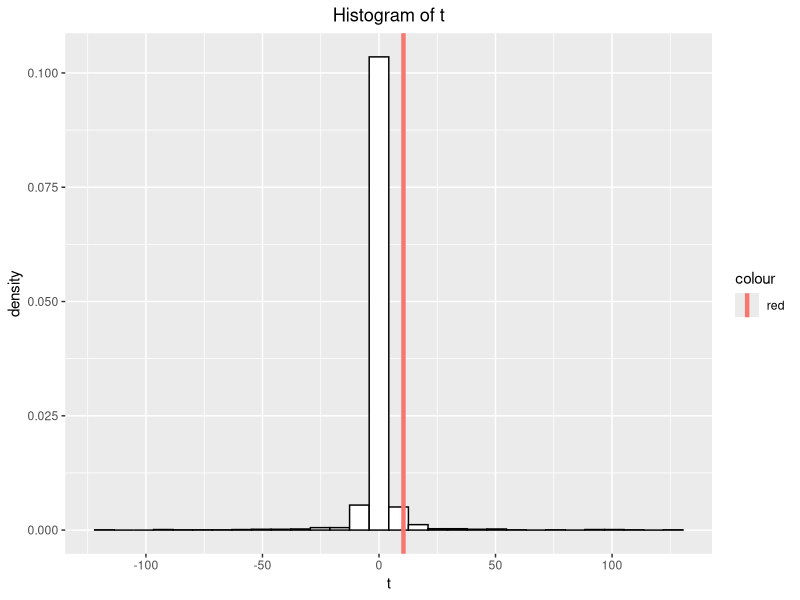
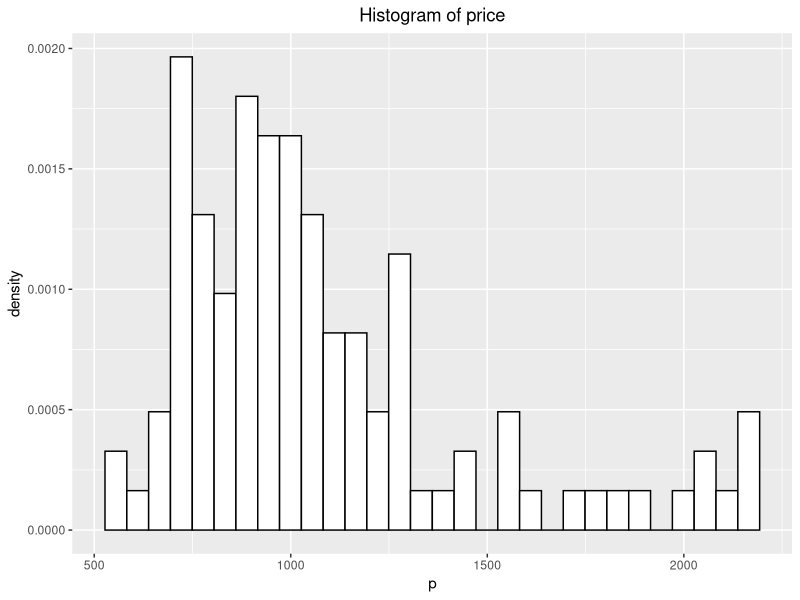

These charts were generated, in order, by the following R code: (Note: this script raises an error after producing the figures.)
library(boot)
library(ggplot2)
data <- read.csv2('lottery.csv')
df <- data.frame(x = data[,4],y = data[,5])
los <- loess(y~x,data = df)
y_hat <- los[['fitted']]
max_x <- which(y_hat==max(y_hat))
min_x <- which(y_hat==min(y_hat))
T_ <- (max(y_hat)-min(y_hat))/(max_x-min_x)

stats <- function(data,vec){
  datatemp<-data[vec,]
  los1 <- loess(y ~ x, data = datatemp)
  y_h <- los1[['fitted']] 
  Xb = which.max(y_h)[1]
  Xa = which.min(y_h)[1]
  
  fit_Xb = y_h[Xb]
  fit_Xa = y_h[Xa]
  
  T = (fit_Xb - fit_Xa) / (Xb-Xa)
  return(T)
}
set.seed(12345)
myboot = boot::boot(data = df, 
              statistic = stats,
              R = 2000)
# summary
myboot
# plot distribution
# plot(myboot, index = 1)
df <- data.frame(t=myboot$t)
per95 = sort(myboot$t)[1950]
ggplot(data = df, aes(x = t)) + 
  ggtitle("Histogram of t") + 
  geom_histogram(aes(y=..density..),
                 colour="black",
                 fill="white",
                 bins=30) + 
  geom_vline(aes(xintercept = per95, color = "red"),size=1.5)+
  theme(plot.title = ggplot2::element_text(hjust=0.5))
############################################################################
#Question 2
############################################################################
rm(list=ls())
data <- read.csv2('prices1.csv')
df <- data.frame(p = data[,1])
ggplot(data = df, aes(x = p)) + 
  ggtitle("Histogram of price") + 
  geom_histogram(aes(y=..density..),
                 colour="black",
                 fill="white",
                 bins=30) + 
  theme(plot.title = ggplot2::element_text(hjust=0.5))
print()

stat1 <- function(vec,vn){
  return(mean(vec[vn]))
}
B=1000
set.seed(12345)
res1 = boot(data$Price, stat1, R=B)
res1
2*res1$t0-mean(res1$t)
# variance of mean price (output of statistic)
var_boot <- 1/(B-1)*sum((res1$t-mean(res1$t))^2 )
var_boot
# default is a 95% confidence interval
ci <- boot.ci(res1, type = c("perc", "bca", "norm"))
print(ci) 
plot(res1)
mean()